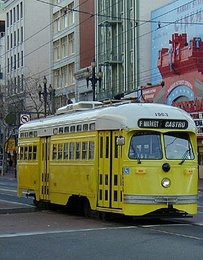
%> input picture Lab4/left.jpg, 203 x 260 px, shrunk from 293 x 375 before the run
$ octave Question2.m   (GNU Octave 9; MATLAB toolbox functions it lacks are replaced by stand-ins)
%> lines starting %> are read from the running program, lines starting %| are printed output that depends on the picture
### Lab4/stitch.m
function [resImg] = stitch(imgA,imgB,Iter,Sampels,T)
    if nargin < 5
        matches = keypoint_matching(single(rgb2gray(imgA)),single(rgb2gray(imgB)));
        tp = RANSAC(Iter, Sampels, matches);
        T = [tp(1,1) tp(2,1) tp(5,1) ;tp(3,1) tp(4,1) tp(6,1); 0 0 1];
    end

    sizeA = size(imgA);
    sizeB = size(imgB);
    imgA = im2double(imgA);
    imgB = wrap(im2double(imgB),T,'translate');
    sizeBw = size(imgB)

    cornersB = [1 sizeB(2) 1 sizeB(2); 1 1 sizeB(1) sizeB(1);1 1 1 1];
    Tcorners = T* cornersB;
    x_cor = [Tcorners(1,:),sizeA(2),1];
    y_cor = [Tcorners(2,:),sizeA(1),1];
    xMax = max(x_cor)
    xMin = min(x_cor)
    yMax = max(y_cor)
    yMin = min(y_cor)
    width  = round(xMax - xMin);
    height = round(yMax - yMin);
    resImg = zeros(height,width);

    TA = [-xMin;-yMin;];
    for y=2:sizeA(1)-1
        for x=2:sizeA(2)-1
            xy = ([x; y] + TA);
            xy = round(xy);
            for c=1:sizeB(3)
                resImg(xy(2),xy(1),c) = imgA(y,x,c);
            end
        end
    end

    for y=2:sizeBw(1) -1
        for x=2:sizeBw(2)-1
            xy = ([x; y]);
            xy = round(xy);
            for c=1:sizeBw(3)
                if(imgB(y,x,c) > 0)
                    if(resImg(xy(2),xy(1),c) > 0)
                        resImg(xy(2),xy(1),c) = (imgB(y,x,c) + resImg(xy(2),xy(1),c)) /2;
                    else
                        resImg(xy(2),xy(1),c) = imgB(y,x,c);
                    end
                end
            end

        end
    end
end

### Lab4/wrap.m
function [resImg] = wrap(img,T,Translate)
    T(3,1:2) = 0;
    if ~strcmp(Translate,'translate')
        T(1:2,3) = 0;
    end

    imgSize = size(img);
    corners = [1 imgSize(2) 1 imgSize(2); 1 1 imgSize(1) imgSize(1);1 1 1 1];
    Tcorners = T* corners
    xcor = [Tcorners(1,:) 1];
    ycor = [Tcorners(2,:) 1];
    xMax = max(xcor)
    xMin = min(xcor)
    yMax = max(ycor)
    yMin = min(ycor)
    width  = round(xMax - xMin);
    height = round(yMax - yMin);

    if length(imgSize) == 3
        resImg = zeros(height,width,imgSize(3));
    else
        resImg = zeros(height,width);
    end
    if strcmp(Translate,'translate')
        if T(1,3) < 0
            T(1,3) = T(1,3) -xMin;
        end
        if T(2,3) < 0
            T(2,3) = T(2,3) -yMin;
        end
    else
       T(1,3) = T(1,3) -xMin;
       T(2,3) = T(2,3) -yMin;
    end
    T = inv(T);
%     T* corners
    for y=1:height
        for x=1:width
            xy = (T * [x; y ;1]);
            xy = round(xy);
            if xy(1) < 1 || xy(1)> imgSize(2) || xy(2)< 1 || xy(2)> imgSize(1)
                continue;
            end
            if length(imgSize) == 3
                for c=1:imgSize(3)
                    resImg(y,x,c) = img(xy(2),xy(1),c);
                end
            else
                resImg(y,x) = img(xy(2),xy(1));
            end


        end
    end
end

### Lab4/Question2.m
close all

imgA = imread('left.jpg');
%> imgA is the input picture: size 260x203x3 uint8; mean R, G, B 104.9, 110.5, 98
imgB = imread('right.jpg');
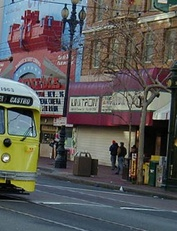
%> input picture Lab4/right.jpg, 177 x 231 px, shrunk from 255 x 333 before the run
%> imgB is the input picture: size 231x177x3 uint8; mean R, G, B 90.6, 89.1, 87.1
R= [0.9962 0.0871 211.334; -0.0856 0.9964 37.4448 ; 0 0 1];

figure;
imshow(stitch(imgA,imgB,1000,50,R))
%> after the loop in wrap, `for y=1:height`:
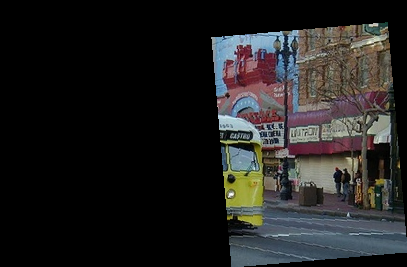
%> resImg: size 267x407x3 double; mean R, G, B 0.134, 0.131, 0.129
%> after the loop in stitch, `for y=2:sizeA(1)-1`:
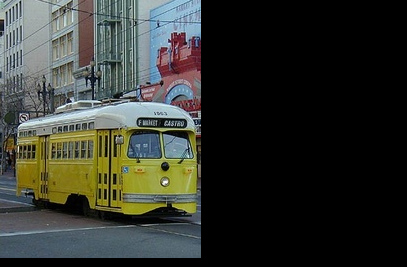
%> resImg: size 267x407x3 double; mean R, G, B 0.197, 0.207, 0.183
%> after the loop in stitch, `for y=2:sizeBw(1) -1`:
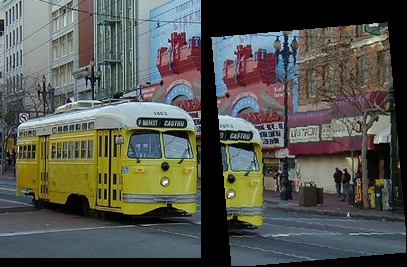
%> resImg: size 267x407x3 double; mean R, G, B 0.33, 0.338, 0.311

R= [0.9990 -0.0878 -207.8704; 0.0851 0.9963 -55.3042 ; 0 0 1];
figure;
imshow(stitch(imgB,imgA,1000,100,R))
%> call 2 of stitch, with Iter = 1000, Sampels = 100
%> call 2 of wrap, with Translate = 'translate'
%> after the loop in wrap (call 2), `for y=1:height`:
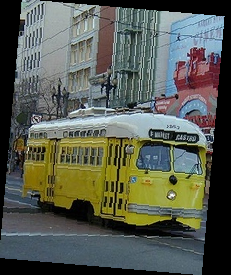
%> resImg: size 275x231x3 double; mean R, G, B 0.343, 0.361, 0.32
%> after the loop in stitch (call 2), `for y=2:sizeA(1)-1`:
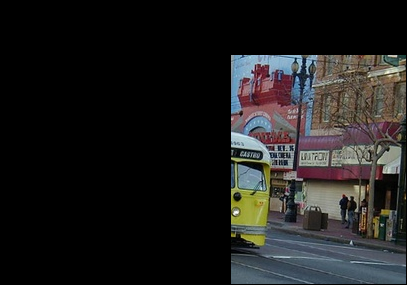
%> resImg: size 285x407x3 double; mean R, G, B 0.123, 0.121, 0.118
%> after the loop in stitch (call 2), `for y=2:sizeBw(1) -1`:
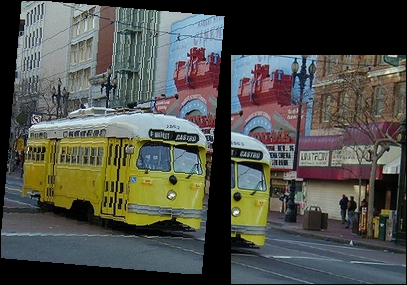
%> resImg: size 285x407x3 double; mean R, G, B 0.31, 0.318, 0.293
